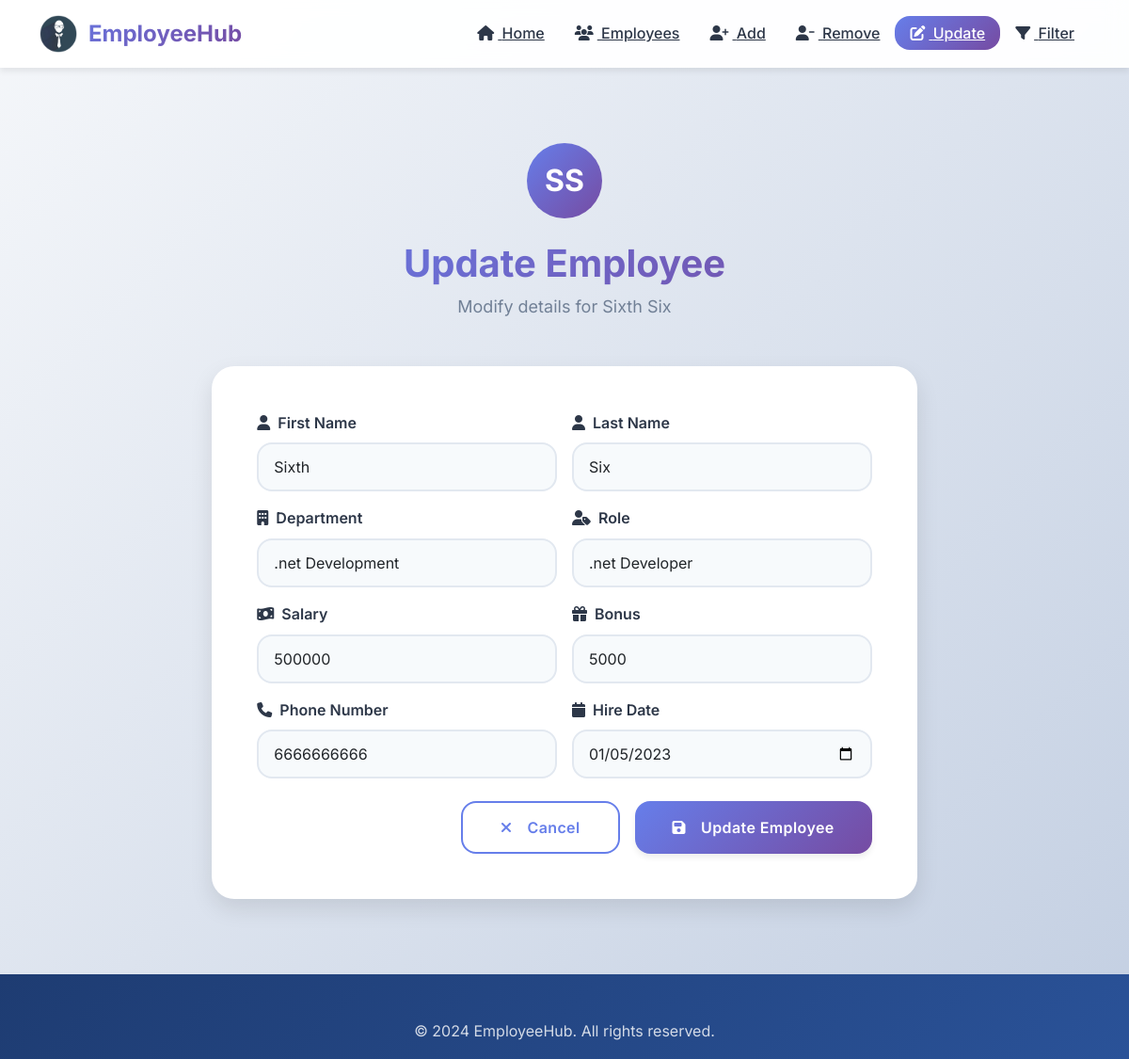
Screenshot of /update-emp/6/ with the database file from the repository.
### emp_app/models.py (models this page shows, shortened)
class Employee(models.Model):
    emp_id = models.AutoField(primary_key=True)
    first_name = models.CharField(max_length=50, null=False)
    last_name = models.CharField(max_length=50)
    dept = models.ForeignKey(Department, on_delete=models.CASCADE)
    salary = models.IntegerField(default=0)
    bonus = models.IntegerField(default=0)
    role = models.ForeignKey(Role, on_delete=models.CASCADE)
    phone_num = models.IntegerField(default=0)
    hire_date = models.DateField()

class Department(models.Model):
    name = models.CharField(max_length=50, null=False)
    location = models.CharField(max_length=100)

class Role(models.Model):
    name = models.CharField(max_length=50, null=False)

### emp_app/views.py (the view, shortened to what this page needs)
# urls.py: path('update-emp/<int:emp_id>/', views.updateEmp, name='update_emp'),
def updateEmp(request, emp_id):
    emp = get_object_or_404(Employee, emp_id=emp_id)
    all_depts = Department.objects.all()
    all_roles = Role.objects.all()
    context = {
        'emp': emp,
        'depts': all_depts,
        'roles': all_roles
    }
    return render(request, 'update_emp.html', context)

### emp_app/templates/update_emp.html (shortened to what this page needs)
{% load static %}
<!DOCTYPE html>
<html lang="en">
<head>
    <link href="https://cdn.jsdelivr.net/npm/bootstrap@5.3.0/dist/css/bootstrap.min.css" rel="stylesheet">
    <link rel="stylesheet" href="https://cdnjs.cloudflare.com/ajax/libs/font-awesome/6.4.0/css/all.min.css">
    <link rel="stylesheet" href="{% static 'emp_app/css/main.css' %}">
</head>
<body>
    <nav class="navbar navbar-expand-lg navbar-custom">
        <div class="container">
            <a class="navbar-brand-custom" href="/">
                <img src="{% static 'emp_app/images/ehub.png' %}" alt="Logo" width="40" height="40">
                <span>EmployeeHub</span>
            </a>
            <div class="collapse navbar-collapse" id="navbarNav">
                <ul class="navbar-nav ms-auto">
                    <li class="nav-item"><a class="nav-link-custom" href="/"><i class="fas fa-home me-1"></i> Home</a></li>
                    <li class="nav-item"><a class="nav-link-custom" href="/all-emp"><i class="fas fa-users me-1"></i> Employees</a></li>
                    <li class="nav-item"><a class="nav-link-custom" href="/add-emp"><i class="fas fa-user-plus me-1"></i> Add</a></li>
                    <li class="nav-item"><a class="nav-link-custom" href="/remove-emp"><i class="fas fa-user-minus me-1"></i> Remove</a></li>
                    <li class="nav-item"><a class="nav-link-custom active" href="/employees"><i class="fas fa-edit me-1"></i> Update</a></li>
                    <li class="nav-item"><a class="nav-link-custom" href="/filter-emp"><i class="fas fa-filter me-1"></i> Filter</a></li>
                </ul>
            </div>
        </div>
    </nav>
    <section class="page-container mt-5">
        <div class="row justify-content-center">
            <div class="col-lg-8">
                <div class="text-center mb-4">
                    <div class="employee-avatar" style="width: 80px; height: 80px; margin: 0 auto 1.5rem; font-size: 2rem;">
                        {{ emp.first_name|first }}{{ emp.last_name|first }}
                    </div>
                    <h1 class="section-title mb-2">Update Employee</h1>
                    <p class="section-subtitle">Modify details for {{ emp.first_name }} {{ emp.last_name }}</p>
                </div>
                <div class="form-modern animate-fade-in-up">
                    <form method="POST" action="">
                        <div class="row g-3">
                            <div class="col-md-6">
                                <label class="form-label-modern"><i class="fas fa-user me-1"></i> First Name</label>
                                <input type="text" name="first_name" value="{{ emp.first_name }}" class="form-control form-control-modern" required>
                            </div>
                            <div class="col-md-6">
                                <label class="form-label-modern"><i class="fas fa-user me-1"></i> Last Name</label>
                                <input type="text" name="last_name" value="{{ emp.last_name }}" class="form-control form-control-modern" required>
                            </div>
                            <div class="col-md-6">
                                <label class="form-label-modern"><i class="fas fa-building me-1"></i> Department</label>
                                <select name="department" class="form-select form-select-modern">
                                    {% for dept in depts %}
                                    <option value="{{ dept.id }}" {% if emp.dept.id == dept.id %}selected{% endif %}>{{ dept.name }}</option>
                                    {% endfor %}
                                </select>
                            </div>
                            <div class="col-md-6">
                                <label class="form-label-modern"><i class="fas fa-user-tag me-1"></i> Role</label>
                                <select name="role" class="form-select form-select-modern">
                                    {% for role in roles %}
                                    <option value="{{ role.id }}" {% if emp.role.id == role.id %}selected{% endif %}>{{ role.name }}</option>
                                    {% endfor %}
                                </select>
                            </div>
                            <div class="col-md-6">
                                <label class="form-label-modern"><i class="fas fa-money-bill-wave me-1"></i> Salary</label>
                                <input type="number" name="salary" value="{{ emp.salary }}" class="form-control form-control-modern" required>
                            </div>
                            <div class="col-md-6">
                                <label class="form-label-modern"><i class="fas fa-gift me-1"></i> Bonus</label>
                                <input type="number" name="bonus" value="{{ emp.bonus }}" class="form-control form-control-modern" required>
                            </div>
                            <div class="col-md-6">
                                <label class="form-label-modern"><i class="fas fa-phone me-1"></i> Phone Number</label>
                                <input type="tel" name="phone_number" value="{{ emp.phone_num }}" class="form-control form-control-modern" required>
                            </div>
                            <div class="col-md-6">
                                <label class="form-label-modern"><i class="fas fa-calendar me-1"></i> Hire Date</label>
                                <input type="date" name="hire_date" value="{{ emp.hire_date|date:'Y-m-d' }}" class="form-control form-control-modern" required>
                            </div>
                            <div class="col-12 mt-4">
                                <div class="d-flex gap-3 justify-content-end">
                                    <a href="/employees" class="btn btn-outline-gradient"><i class="fas fa-times me-2"></i> Cancel</a>
                                    <button type="submit" class="btn btn-gradient"><i class="fas fa-save me-2"></i> Update Employee</button>
                                </div>
                            </div>
                        </div>
                    </form>
                </div>
            </div>
        </div>
    </section>
    <footer class="footer-modern mt-5">
        <div class="container">
            <div class="text-center">
                <p style="opacity: 0.8; margin: 0;">&copy; 2024 EmployeeHub. All rights reserved.</p>
            </div>
        </div>
    </footer>
</body>
</html>

### rows the page displays
Employee: first_name|first "S", last_name|first "S", first_name "Sixth", last_name "Six", department ".net Development", role ".net Developer", salary "500000", bonus "5000", phone_number "6666666666", hire_date "01/05/2023"
